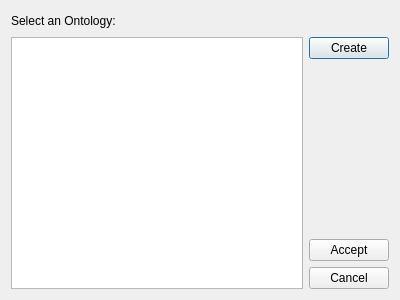
<?xml version="1.0" encoding="UTF-8"?>
<ui version="4.0">
 <class>ontology_selector</class>
 <widget class="QDialog" name="ontology_selector">
  <property name="geometry">
   <rect>
    <x>0</x>
    <y>0</y>
    <width>400</width>
    <height>300</height>
   </rect>
  </property>
  <property name="windowTitle">
   <string>Ontology Selection</string>
  </property>
  <layout class="QVBoxLayout" name="verticalLayout_2">
   <item>
    <layout class="QHBoxLayout" name="horizontalLayout_2">
     <item>
      <widget class="QLabel" name="label_instruction">
       <property name="text">
        <string>Select an Ontology:</string>
       </property>
      </widget>
     </item>
     <item>
      <spacer name="horizontalSpacer">
       <property name="orientation">
        <enum>Qt::Horizontal</enum>
       </property>
       <property name="sizeHint" stdset="0">
        <size>
         <width>40</width>
         <height>20</height>
        </size>
       </property>
      </spacer>
     </item>
    </layout>
   </item>
   <item>
    <layout class="QHBoxLayout" name="horizontalLayout">
     <item>
      <widget class="QListView" name="list_ontologies">
       <property name="editTriggers">
        <set>QAbstractItemView::NoEditTriggers</set>
       </property>
      </widget>
     </item>
     <item>
      <layout class="QVBoxLayout" name="verticalLayout">
       <item>
        <widget class="QPushButton" name="pbutton_create">
         <property name="text">
          <string>Create</string>
         </property>
        </widget>
       </item>
       <item>
        <spacer name="verticalSpacer">
         <property name="orientation">
          <enum>Qt::Vertical</enum>
         </property>
         <property name="sizeHint" stdset="0">
          <size>
           <width>20</width>
           <height>40</height>
          </size>
         </property>
        </spacer>
       </item>
       <item>
        <widget class="QPushButton" name="pbutton_accept">
         <property name="text">
          <string>Accept</string>
         </property>
        </widget>
       </item>
       <item>
        <widget class="QPushButton" name="pbutton_cancel">
         <property name="text">
          <string>Cancel</string>
         </property>
        </widget>
       </item>
      </layout>
     </item>
    </layout>
   </item>
  </layout>
 </widget>
 <resources/>
 <connections/>
</ui>
